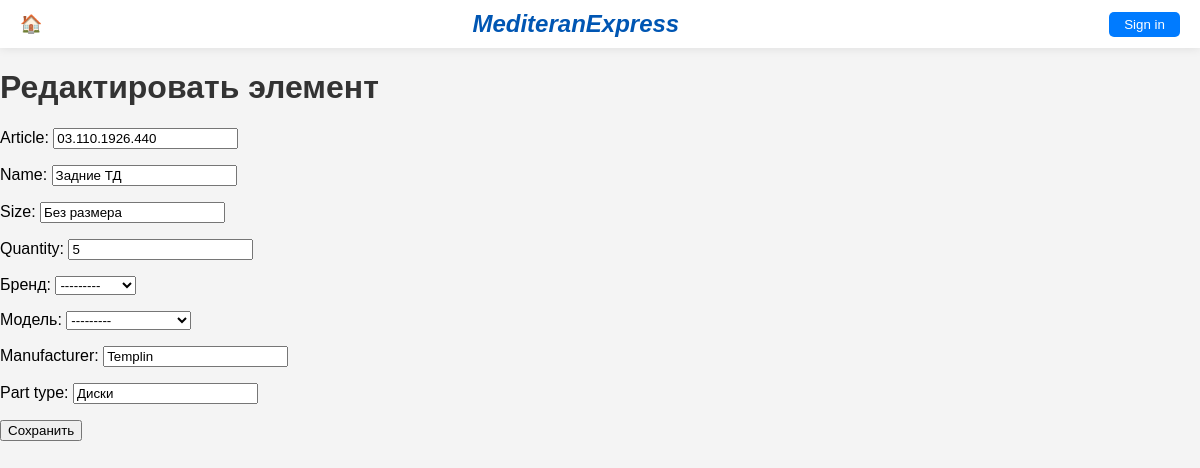
The page /edit-item/46/ on the database as committed earlier.
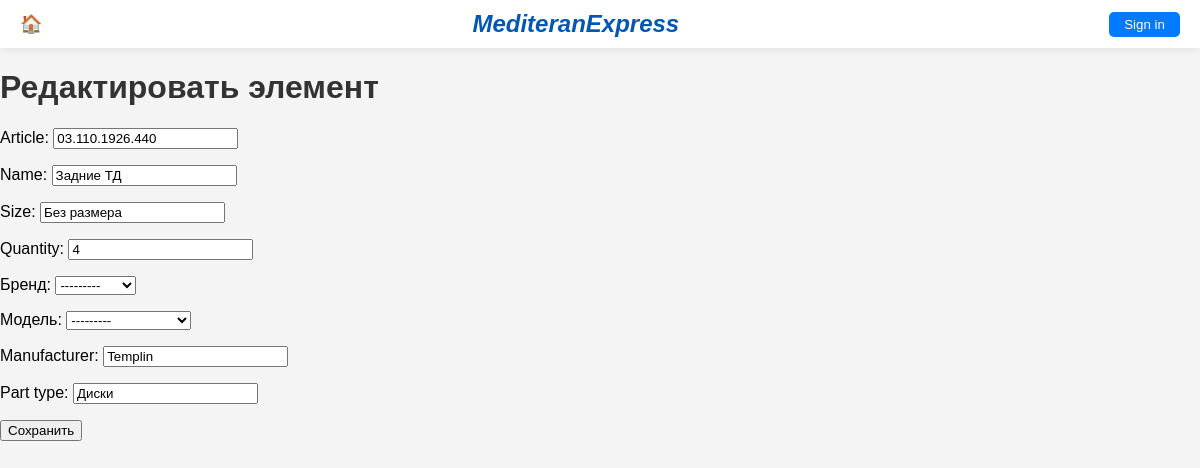
The same page on the database as committed later.
### main/models.py (models this page shows, shortened)
class Item(models.Model):
    availability = models.CharField(max_length=10, default='green', blank=True)
    article = models.CharField(max_length=100, unique=True)
    name = models.CharField(max_length=100)
    size = models.CharField(max_length=100, blank=True, null=True)
    quantity = models.PositiveIntegerField(default=0)
    brand = models.CharField(max_length=100)
    model = models.CharField(max_length=100)
    manufacturer = models.CharField(max_length=100)
    part_type = models.CharField(max_length=100)
    engine_part = models.ForeignKey(EngineParts, on_delete=models.CASCADE, null=True, blank=True)
    transmission_part = models.ForeignKey(TransmissionParts, on_delete=models.CASCADE, null=True, blank=True)
    pneumatic_part = models.ForeignKey(PneumaticParts, on_delete=models.CASCADE, null=True, blank=True)
    chassis_parts = models.ForeignKey(ChassisParts, on_delete=models.CASCADE, null=True, blank=True)
    brake_part = models.ForeignKey(BrakeParts, on_delete=models.CASCADE, null=True, blank=True)
    steering_part = models.ForeignKey(SteeringParts, on_delete=models.CASCADE, null=True, blank=True)
    electricity_part = models.ForeignKey(ElectricityParts, on_delete=models.CASCADE, null=True, blank=True)
    climate_part = models.ForeignKey(ClimateParts, on_delete=models.CASCADE, null=True, blank=True)
    carbody_part = models.ForeignKey(CarBodyParts, on_delete=models.CASCADE, null=True, blank=True)
    interior_part = models.ForeignKey(InteriorParts, on_delete=models.CASCADE, null=True, blank=True)
    maintenance_part = models.ForeignKey(MaintenanceParts, on_delete=models.CASCADE, null=True, blank=True)
    liquids_part = models.ForeignKey(LiquidsParts, on_delete=models.CASCADE, null=True, blank=True)
    from django.db import models

class Brand(models.Model):
    name = models.CharField(max_length=100, unique=True)
    def __str__(self):
        return self.name

class Model(models.Model):
    name = models.CharField(max_length=100, unique=True)
    brand = models.ForeignKey(Brand, on_delete=models.CASCADE)
    def __str__(self):
        return self.name

### main/views.py (the view)
# urls.py: path('edit-item/<int:item_id>/', views.edit_item, name='warehouse_item_edit'),
def edit_item(request, item_id):
    item = get_object_or_404(Item, id=item_id)
    if request.method == 'POST':
        form = ItemForm(request.POST, instance=item)
        if form.is_valid():
            form.save()
            return redirect('warehouse_new')
    else:
        form = ItemForm(instance=item)
    return render(request, 'main/edit_item.html', {'form': form})

### main/forms.py
class ItemForm(forms.ModelForm):
    brand = forms.ModelChoiceField(queryset=Brand.objects.all(), label='Бренд')
    model = forms.ModelChoiceField(queryset=Model.objects.all(), label='Модель')
    class Meta:
        model = Item
        fields = ['article', 'name', 'size', 'quantity', 'brand', 'model', 'manufacturer', 'part_type']

### main/templates/main/edit_item.html (shortened to what this page needs)
{% extends 'main/base.html' %}
{% block content %}
<h1>Редактировать элемент</h1>
<form method="post">
    {{ form.as_p }}
    <button type="submit">Сохранить</button>
</form>
{% endblock %}

Rows that differ between the two databases and show on the page:
changed Item "Без размера": quantity "5" → "4"
